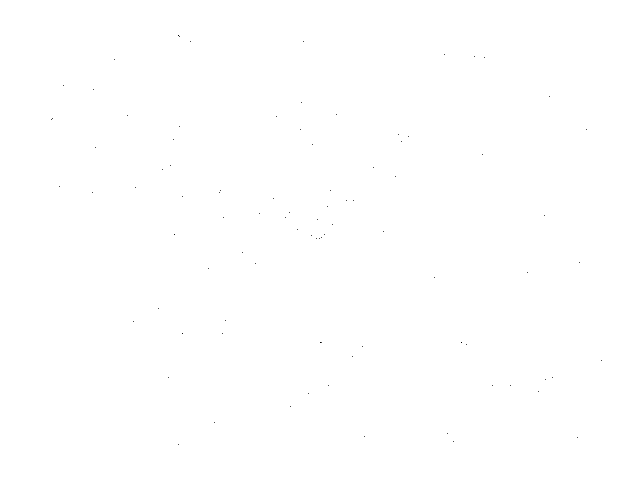
Frame 1 (no input)
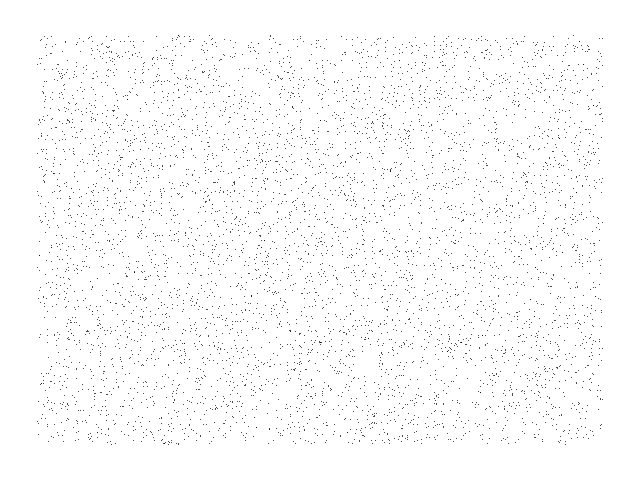
Frame 60 (the mouse pressed at the canvas centre just before this capture)
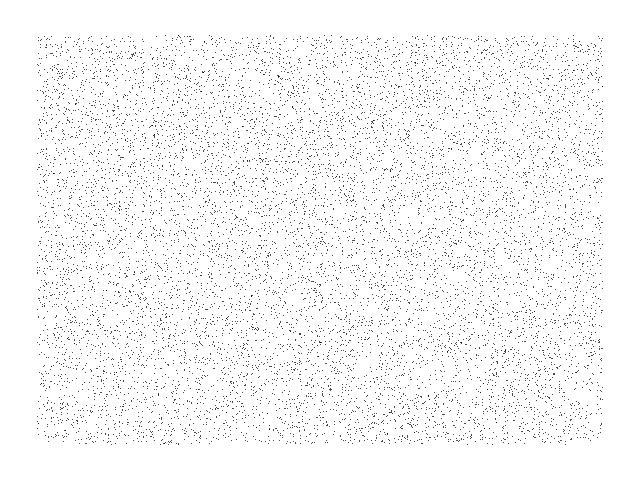
Frame 120 (the mouse held since frame 60 and released just before this capture)

The Processing sketch that drew these frames (run headless with seeded random() and noise(); from frame 60 on, the mouse is pressed at the canvas centre):

// Processing sketch: Bernoulli
// ── Bernoulli.pde
// Bernoulli chaotic map //
        
  float u = 0.1;
  float v = 0.1;
  float w = 0.1;
  float z = 0.1;


void setup() {
  
  size(640, 480);
  background(255);
  
}

void draw() {
  
  for (int i=0; i<100; i++) {
    
    float u1 = (pow(u, 2.0) - pow(v, 2.0)) * w - 2.0 * u * v * z;
    float v1 = 2.0 * u * v * w + (pow(u, 2.0) - pow(v, 2.0)) * z;
    float w1 = u * w - v * z;
    float z1 = v * w + u * z;
        
    float phi = atan(v1 / u1);
    float theta = atan(z1 / w1);
        
    u = cos(phi);
    v = sin(phi);
    w = cos(theta);
    z = sin(theta);
  
    point(320 + (180 * phi), 240 + (130 *  theta));
        
  }

}
